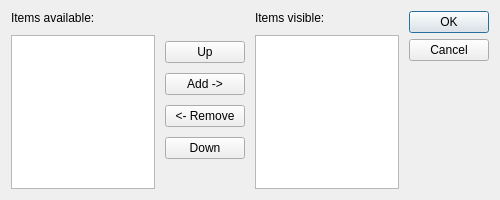
<?xml version="1.0" encoding="UTF-8"?>
<ui version="4.0">
 <class>QtManagedWidgetsDialog</class>
 <widget class="QDialog" name="QtManagedWidgetsDialog">
  <property name="geometry">
   <rect>
    <x>0</x>
    <y>0</y>
    <width>500</width>
    <height>200</height>
   </rect>
  </property>
  <property name="sizePolicy">
   <sizepolicy hsizetype="Preferred" vsizetype="Preferred">
    <horstretch>0</horstretch>
    <verstretch>0</verstretch>
   </sizepolicy>
  </property>
  <property name="minimumSize">
   <size>
    <width>500</width>
    <height>200</height>
   </size>
  </property>
  <property name="maximumSize">
   <size>
    <width>700</width>
    <height>600</height>
   </size>
  </property>
  <property name="windowTitle">
   <string>Customize toolbar</string>
  </property>
  <property name="windowIcon">
   <iconset resource="qtmanagedwidgets.qrc">
    <normaloff>:/qtmanagedwidgets/customize.png</normaloff>:/qtmanagedwidgets/customize.png</iconset>
  </property>
  <layout class="QHBoxLayout" name="horizontalLayout">
   <property name="spacing">
    <number>10</number>
   </property>
   <item>
    <layout class="QVBoxLayout" name="vlayAvailable">
     <item>
      <widget class="QLabel" name="lblAvailable">
       <property name="text">
        <string>Items available:</string>
       </property>
       <property name="buddy">
        <cstring>listAvailable</cstring>
       </property>
      </widget>
     </item>
     <item>
      <widget class="QtManagedWidgetsListbox" name="listAvailable">
       <property name="dragDropMode">
        <enum>QAbstractItemView::DropOnly</enum>
       </property>
      </widget>
     </item>
    </layout>
   </item>
   <item>
    <layout class="QVBoxLayout" name="vlayButtons">
     <property name="spacing">
      <number>10</number>
     </property>
     <item>
      <spacer name="vSpacerTop">
       <property name="orientation">
        <enum>Qt::Vertical</enum>
       </property>
       <property name="sizeHint" stdset="0">
        <size>
         <width>20</width>
         <height>40</height>
        </size>
       </property>
      </spacer>
     </item>
     <item>
      <widget class="QPushButton" name="btnUp">
       <property name="text">
        <string>Up</string>
       </property>
      </widget>
     </item>
     <item>
      <widget class="QPushButton" name="btnToRight">
       <property name="locale">
        <locale language="English" country="UnitedStates"/>
       </property>
       <property name="text">
        <string>Add -&gt;</string>
       </property>
      </widget>
     </item>
     <item>
      <widget class="QPushButton" name="btnToLeft">
       <property name="text">
        <string>&lt;- Remove</string>
       </property>
      </widget>
     </item>
     <item>
      <widget class="QPushButton" name="btnDown">
       <property name="text">
        <string>Down</string>
       </property>
      </widget>
     </item>
     <item>
      <spacer name="vSpacerBottom">
       <property name="orientation">
        <enum>Qt::Vertical</enum>
       </property>
       <property name="sizeHint" stdset="0">
        <size>
         <width>20</width>
         <height>40</height>
        </size>
       </property>
      </spacer>
     </item>
    </layout>
   </item>
   <item>
    <layout class="QVBoxLayout" name="vlayVisible">
     <item>
      <widget class="QLabel" name="lblVisible">
       <property name="text">
        <string>Items visible:</string>
       </property>
       <property name="buddy">
        <cstring>listVisible</cstring>
       </property>
      </widget>
     </item>
     <item>
      <widget class="QListWidget" name="listVisible">
       <property name="dragEnabled">
        <bool>true</bool>
       </property>
       <property name="dragDropMode">
        <enum>QAbstractItemView::DragDrop</enum>
       </property>
       <property name="defaultDropAction">
        <enum>Qt::MoveAction</enum>
       </property>
      </widget>
     </item>
    </layout>
   </item>
   <item>
    <widget class="QDialogButtonBox" name="btnBox">
     <property name="orientation">
      <enum>Qt::Vertical</enum>
     </property>
     <property name="standardButtons">
      <set>QDialogButtonBox::Cancel|QDialogButtonBox::Ok</set>
     </property>
    </widget>
   </item>
  </layout>
 </widget>
 <customwidgets>
  <customwidget>
   <class>QtManagedWidgetsListbox</class>
   <extends>QListWidget</extends>
   <header>qtmanagedwidgetslistbox.h</header>
  </customwidget>
 </customwidgets>
 <tabstops>
  <tabstop>btnBox</tabstop>
  <tabstop>listAvailable</tabstop>
  <tabstop>listVisible</tabstop>
  <tabstop>btnUp</tabstop>
  <tabstop>btnToRight</tabstop>
  <tabstop>btnToLeft</tabstop>
  <tabstop>btnDown</tabstop>
 </tabstops>
 <resources>
  <include location="qtmanagedwidgets.qrc"/>
 </resources>
 <connections>
  <connection>
   <sender>btnBox</sender>
   <signal>accepted()</signal>
   <receiver>QtManagedWidgetsDialog</receiver>
   <slot>accept()</slot>
   <hints>
    <hint type="sourcelabel">
     <x>248</x>
     <y>254</y>
    </hint>
    <hint type="destinationlabel">
     <x>157</x>
     <y>274</y>
    </hint>
   </hints>
  </connection>
  <connection>
   <sender>btnBox</sender>
   <signal>rejected()</signal>
   <receiver>QtManagedWidgetsDialog</receiver>
   <slot>reject()</slot>
   <hints>
    <hint type="sourcelabel">
     <x>316</x>
     <y>260</y>
    </hint>
    <hint type="destinationlabel">
     <x>286</x>
     <y>274</y>
    </hint>
   </hints>
  </connection>
 </connections>
</ui>
